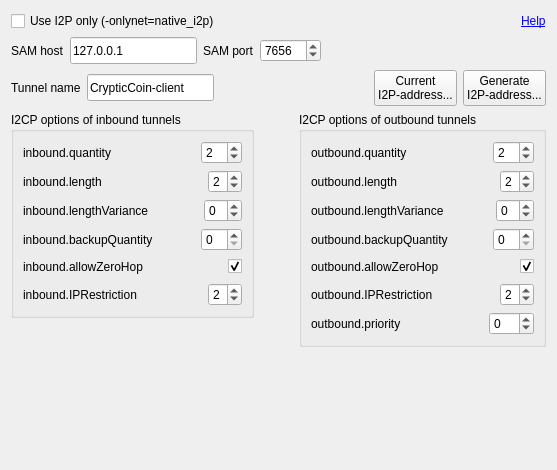
<?xml version="1.0" encoding="UTF-8"?>
<ui version="4.0">
 <class>I2POptionsWidget</class>
 <widget class="QWidget" name="I2POptionsWidget">
  <property name="geometry">
   <rect>
    <x>0</x>
    <y>0</y>
    <width>557</width>
    <height>470</height>
   </rect>
  </property>
  <property name="windowTitle">
   <string>Form</string>
  </property>
  <layout class="QVBoxLayout" name="verticalLayout_5">
   <item>
    <layout class="QHBoxLayout" name="horizontalLayout_15">
     <item>
      <widget class="QCheckBox" name="checkBoxUseI2POnly">
       <property name="text">
        <string>Use I2P only (-onlynet=native_i2p)</string>
       </property>
      </widget>
     </item>
     <item>
      <spacer name="horizontalSpacer_15">
       <property name="orientation">
        <enum>Qt::Horizontal</enum>
       </property>
       <property name="sizeHint" stdset="0">
        <size>
         <width>40</width>
         <height>20</height>
        </size>
       </property>
      </spacer>
     </item>
     <item>
      <widget class="QLabel" name="label">
       <property name="toolTip">
        <string>http://www.i2p2.i2p/i2cp.html#options</string>
       </property>
       <property name="text">
        <string>&lt;a href=&quot;http://www.i2p2.i2p/i2cp.html#options&quot;&gt;Help&lt;/a&gt;</string>
       </property>
       <property name="textFormat">
        <enum>Qt::RichText</enum>
       </property>
       <property name="openExternalLinks">
        <bool>true</bool>
       </property>
       <property name="textInteractionFlags">
        <set>Qt::TextBrowserInteraction</set>
       </property>
      </widget>
     </item>
    </layout>
   </item>
   <item>
    <layout class="QHBoxLayout" name="horizontalLayout_16">
     <item>
      <widget class="QLabel" name="labelSAMHost">
       <property name="text">
        <string>SAM host</string>
       </property>
      </widget>
     </item>
     <item>
      <widget class="QLineEdit" name="lineEditSAMHost">
       <property name="sizePolicy">
        <sizepolicy hsizetype="Fixed" vsizetype="Fixed">
         <horstretch>0</horstretch>
         <verstretch>0</verstretch>
        </sizepolicy>
       </property>
       <property name="styleSheet">
        <string notr="true">
min-height: 25px;
max-height: 25px;
min-width: 125px;
max-width: 125px;</string>
       </property>
       <property name="text">
        <string>127.0.0.1</string>
       </property>
      </widget>
     </item>
     <item>
      <widget class="QLabel" name="labelSAMPort">
       <property name="text">
        <string>SAM port</string>
       </property>
      </widget>
     </item>
     <item>
      <widget class="QSpinBox" name="spinBoxSAMPort">
       <property name="minimum">
        <number>1</number>
       </property>
       <property name="maximum">
        <number>65535</number>
       </property>
       <property name="value">
        <number>7656</number>
       </property>
      </widget>
     </item>
     <item>
      <spacer name="horizontalSpacer_17">
       <property name="orientation">
        <enum>Qt::Horizontal</enum>
       </property>
       <property name="sizeHint" stdset="0">
        <size>
         <width>40</width>
         <height>20</height>
        </size>
       </property>
      </spacer>
     </item>
    </layout>
   </item>
   <item>
    <layout class="QHBoxLayout" name="horizontalLayout_17">
     <item>
      <widget class="QLabel" name="labelTunnelName">
       <property name="text">
        <string>Tunnel name</string>
       </property>
      </widget>
     </item>
     <item>
      <widget class="QLineEdit" name="lineEditTunnelName">
       <property name="sizePolicy">
        <sizepolicy hsizetype="Preferred" vsizetype="Fixed">
         <horstretch>0</horstretch>
         <verstretch>0</verstretch>
        </sizepolicy>
       </property>
       <property name="minimumSize">
        <size>
         <width>127</width>
         <height>27</height>
        </size>
       </property>
       <property name="styleSheet">
        <string notr="true">
min-height: 25px;
max-height: 25px;
min-width: 125px;
max-width: 125px;</string>
       </property>
       <property name="text">
        <string>CrypticCoin-client</string>
       </property>
      </widget>
     </item>
     <item>
      <spacer name="horizontalSpacer_18">
       <property name="orientation">
        <enum>Qt::Horizontal</enum>
       </property>
       <property name="sizeHint" stdset="0">
        <size>
         <width>40</width>
         <height>20</height>
        </size>
       </property>
      </spacer>
     </item>
     <item>
      <widget class="QPushButton" name="pushButtonCurrentI2PAddress">
       <property name="text">
        <string>Current
I2P-address...</string>
       </property>
      </widget>
     </item>
     <item>
      <widget class="QPushButton" name="pushButtonGenerateI2PAddress">
       <property name="text">
        <string>Generate
I2P-address...</string>
       </property>
      </widget>
     </item>
    </layout>
   </item>
   <item>
    <layout class="QHBoxLayout" name="horizontalLayout_14">
     <item>
      <layout class="QVBoxLayout" name="verticalLayout_4">
       <item>
        <widget class="QGroupBox" name="groupBoxInbound">
         <property name="title">
          <string>I2CP options of inbound tunnels</string>
         </property>
         <layout class="QVBoxLayout" name="verticalLayout">
          <item>
           <layout class="QHBoxLayout" name="horizontalLayout">
            <item>
             <widget class="QLabel" name="labelInboundQuantity">
              <property name="text">
               <string>inbound.quantity </string>
              </property>
             </widget>
            </item>
            <item>
             <spacer name="horizontalSpacer">
              <property name="orientation">
               <enum>Qt::Horizontal</enum>
              </property>
              <property name="sizeHint" stdset="0">
               <size>
                <width>40</width>
                <height>20</height>
               </size>
              </property>
             </spacer>
            </item>
            <item>
             <widget class="QSpinBox" name="spinBoxInboundQuantity">
              <property name="minimum">
               <number>1</number>
              </property>
              <property name="maximum">
               <number>16</number>
              </property>
              <property name="value">
               <number>2</number>
              </property>
             </widget>
            </item>
           </layout>
          </item>
          <item>
           <layout class="QHBoxLayout" name="horizontalLayout_2">
            <item>
             <widget class="QLabel" name="labelInboundLength">
              <property name="text">
               <string>inbound.length </string>
              </property>
             </widget>
            </item>
            <item>
             <spacer name="horizontalSpacer_2">
              <property name="orientation">
               <enum>Qt::Horizontal</enum>
              </property>
              <property name="sizeHint" stdset="0">
               <size>
                <width>40</width>
                <height>20</height>
               </size>
              </property>
             </spacer>
            </item>
            <item>
             <widget class="QSpinBox" name="spinBoxInboundLength">
              <property name="minimum">
               <number>0</number>
              </property>
              <property name="maximum">
               <number>7</number>
              </property>
              <property name="value">
               <number>2</number>
              </property>
             </widget>
            </item>
           </layout>
          </item>
          <item>
           <layout class="QHBoxLayout" name="horizontalLayout_3">
            <item>
             <widget class="QLabel" name="labelInboundLengthVariance">
              <property name="text">
               <string>inbound.lengthVariance</string>
              </property>
             </widget>
            </item>
            <item>
             <spacer name="horizontalSpacer_3">
              <property name="orientation">
               <enum>Qt::Horizontal</enum>
              </property>
              <property name="sizeHint" stdset="0">
               <size>
                <width>40</width>
                <height>20</height>
               </size>
              </property>
             </spacer>
            </item>
            <item>
             <widget class="QSpinBox" name="spinBoxInboundLengthVariance">
              <property name="minimum">
               <number>-7</number>
              </property>
              <property name="maximum">
               <number>7</number>
              </property>
             </widget>
            </item>
           </layout>
          </item>
          <item>
           <layout class="QHBoxLayout" name="horizontalLayout_4">
            <item>
             <widget class="QLabel" name="labelInboundBackupQuality">
              <property name="text">
               <string>inbound.backupQuantity </string>
              </property>
             </widget>
            </item>
            <item>
             <spacer name="horizontalSpacer_4">
              <property name="orientation">
               <enum>Qt::Horizontal</enum>
              </property>
              <property name="sizeHint" stdset="0">
               <size>
                <width>40</width>
                <height>20</height>
               </size>
              </property>
             </spacer>
            </item>
            <item>
             <widget class="QSpinBox" name="spinBoxInboundBackupQuality"/>
            </item>
           </layout>
          </item>
          <item>
           <layout class="QHBoxLayout" name="horizontalLayout_5">
            <item>
             <widget class="QLabel" name="labelInboundAllowZeroHop">
              <property name="text">
               <string>inbound.allowZeroHop </string>
              </property>
             </widget>
            </item>
            <item>
             <spacer name="horizontalSpacer_5">
              <property name="orientation">
               <enum>Qt::Horizontal</enum>
              </property>
              <property name="sizeHint" stdset="0">
               <size>
                <width>40</width>
                <height>20</height>
               </size>
              </property>
             </spacer>
            </item>
            <item>
             <widget class="QCheckBox" name="checkBoxInboundAllowZeroHop">
              <property name="checked">
               <bool>true</bool>
              </property>
             </widget>
            </item>
           </layout>
          </item>
          <item>
           <layout class="QHBoxLayout" name="horizontalLayout_6">
            <item>
             <widget class="QLabel" name="labelInboundIPRestriction">
              <property name="text">
               <string>inbound.IPRestriction</string>
              </property>
             </widget>
            </item>
            <item>
             <spacer name="horizontalSpacer_6">
              <property name="orientation">
               <enum>Qt::Horizontal</enum>
              </property>
              <property name="sizeHint" stdset="0">
               <size>
                <width>40</width>
                <height>20</height>
               </size>
              </property>
             </spacer>
            </item>
            <item>
             <widget class="QSpinBox" name="spinBoxInboundIPRestriction">
              <property name="maximum">
               <number>4</number>
              </property>
              <property name="value">
               <number>2</number>
              </property>
             </widget>
            </item>
           </layout>
          </item>
         </layout>
        </widget>
       </item>
       <item>
        <spacer name="verticalSpacer">
         <property name="orientation">
          <enum>Qt::Vertical</enum>
         </property>
         <property name="sizeHint" stdset="0">
          <size>
           <width>20</width>
           <height>40</height>
          </size>
         </property>
        </spacer>
       </item>
      </layout>
     </item>
     <item>
      <spacer name="horizontalSpacer_14">
       <property name="orientation">
        <enum>Qt::Horizontal</enum>
       </property>
       <property name="sizeHint" stdset="0">
        <size>
         <width>40</width>
         <height>20</height>
        </size>
       </property>
      </spacer>
     </item>
     <item>
      <layout class="QVBoxLayout" name="verticalLayout_3">
       <item>
        <widget class="QGroupBox" name="groupBoxOutbound">
         <property name="title">
          <string>I2CP options of outbound tunnels</string>
         </property>
         <layout class="QVBoxLayout" name="verticalLayout_2">
          <item>
           <layout class="QHBoxLayout" name="horizontalLayout_7">
            <item>
             <widget class="QLabel" name="labelOutboundQuantity">
              <property name="text">
               <string>outbound.quantity </string>
              </property>
             </widget>
            </item>
            <item>
             <spacer name="horizontalSpacer_7">
              <property name="orientation">
               <enum>Qt::Horizontal</enum>
              </property>
              <property name="sizeHint" stdset="0">
               <size>
                <width>40</width>
                <height>20</height>
               </size>
              </property>
             </spacer>
            </item>
            <item>
             <widget class="QSpinBox" name="spinBoxOutboundQuantity">
              <property name="minimum">
               <number>1</number>
              </property>
              <property name="value">
               <number>2</number>
              </property>
             </widget>
            </item>
           </layout>
          </item>
          <item>
           <layout class="QHBoxLayout" name="horizontalLayout_8">
            <item>
             <widget class="QLabel" name="labelOutboundLength">
              <property name="text">
               <string>outbound.length </string>
              </property>
             </widget>
            </item>
            <item>
             <spacer name="horizontalSpacer_8">
              <property name="orientation">
               <enum>Qt::Horizontal</enum>
              </property>
              <property name="sizeHint" stdset="0">
               <size>
                <width>40</width>
                <height>20</height>
               </size>
              </property>
             </spacer>
            </item>
            <item>
             <widget class="QSpinBox" name="spinBoxOutboundLength">
              <property name="maximum">
               <number>7</number>
              </property>
              <property name="value">
               <number>2</number>
              </property>
             </widget>
            </item>
           </layout>
          </item>
          <item>
           <layout class="QHBoxLayout" name="horizontalLayout_9">
            <item>
             <widget class="QLabel" name="labelOutboundLengthVariance">
              <property name="text">
               <string>outbound.lengthVariance</string>
              </property>
             </widget>
            </item>
            <item>
             <spacer name="horizontalSpacer_9">
              <property name="orientation">
               <enum>Qt::Horizontal</enum>
              </property>
              <property name="sizeHint" stdset="0">
               <size>
                <width>40</width>
                <height>20</height>
               </size>
              </property>
             </spacer>
            </item>
            <item>
             <widget class="QSpinBox" name="spinBoxOutboundLengthVariance">
              <property name="minimum">
               <number>-7</number>
              </property>
              <property name="maximum">
               <number>7</number>
              </property>
             </widget>
            </item>
           </layout>
          </item>
          <item>
           <layout class="QHBoxLayout" name="horizontalLayout_10">
            <item>
             <widget class="QLabel" name="labelOutboundBackupQuantity">
              <property name="text">
               <string>outbound.backupQuantity</string>
              </property>
             </widget>
            </item>
            <item>
             <spacer name="horizontalSpacer_10">
              <property name="orientation">
               <enum>Qt::Horizontal</enum>
              </property>
              <property name="sizeHint" stdset="0">
               <size>
                <width>40</width>
                <height>20</height>
               </size>
              </property>
             </spacer>
            </item>
            <item>
             <widget class="QSpinBox" name="spinBoxOutboundBackupQuantity"/>
            </item>
           </layout>
          </item>
          <item>
           <layout class="QHBoxLayout" name="horizontalLayout_11">
            <item>
             <widget class="QLabel" name="labelAllowZeroHop">
              <property name="text">
               <string>outbound.allowZeroHop </string>
              </property>
             </widget>
            </item>
            <item>
             <spacer name="horizontalSpacer_11">
              <property name="orientation">
               <enum>Qt::Horizontal</enum>
              </property>
              <property name="sizeHint" stdset="0">
               <size>
                <width>40</width>
                <height>20</height>
               </size>
              </property>
             </spacer>
            </item>
            <item>
             <widget class="QCheckBox" name="checkBoxAllowZeroHop">
              <property name="checked">
               <bool>true</bool>
              </property>
             </widget>
            </item>
           </layout>
          </item>
          <item>
           <layout class="QHBoxLayout" name="horizontalLayout_12">
            <item>
             <widget class="QLabel" name="labelOutboundIPRestriction">
              <property name="text">
               <string>outbound.IPRestriction</string>
              </property>
             </widget>
            </item>
            <item>
             <spacer name="horizontalSpacer_12">
              <property name="orientation">
               <enum>Qt::Horizontal</enum>
              </property>
              <property name="sizeHint" stdset="0">
               <size>
                <width>40</width>
                <height>20</height>
               </size>
              </property>
             </spacer>
            </item>
            <item>
             <widget class="QSpinBox" name="spinBoxOutboundIPRestriction">
              <property name="maximum">
               <number>4</number>
              </property>
              <property name="value">
               <number>2</number>
              </property>
             </widget>
            </item>
           </layout>
          </item>
          <item>
           <layout class="QHBoxLayout" name="horizontalLayout_13">
            <item>
             <widget class="QLabel" name="labelOutboundPriority">
              <property name="text">
               <string>outbound.priority</string>
              </property>
             </widget>
            </item>
            <item>
             <spacer name="horizontalSpacer_13">
              <property name="orientation">
               <enum>Qt::Horizontal</enum>
              </property>
              <property name="sizeHint" stdset="0">
               <size>
                <width>40</width>
                <height>20</height>
               </size>
              </property>
             </spacer>
            </item>
            <item>
             <widget class="QSpinBox" name="spinBoxOutboundPriority">
              <property name="minimum">
               <number>-25</number>
              </property>
              <property name="maximum">
               <number>25</number>
              </property>
             </widget>
            </item>
           </layout>
          </item>
         </layout>
        </widget>
       </item>
       <item>
        <spacer name="verticalSpacer_2">
         <property name="orientation">
          <enum>Qt::Vertical</enum>
         </property>
         <property name="sizeHint" stdset="0">
          <size>
           <width>20</width>
           <height>40</height>
          </size>
         </property>
        </spacer>
       </item>
      </layout>
     </item>
    </layout>
   </item>
  </layout>
 </widget>
 <tabstops>
  <tabstop>checkBoxUseI2POnly</tabstop>
  <tabstop>lineEditSAMHost</tabstop>
  <tabstop>spinBoxSAMPort</tabstop>
  <tabstop>lineEditTunnelName</tabstop>
  <tabstop>pushButtonCurrentI2PAddress</tabstop>
  <tabstop>pushButtonGenerateI2PAddress</tabstop>
  <tabstop>spinBoxInboundQuantity</tabstop>
  <tabstop>spinBoxInboundLength</tabstop>
  <tabstop>spinBoxInboundLengthVariance</tabstop>
  <tabstop>spinBoxInboundBackupQuality</tabstop>
  <tabstop>checkBoxInboundAllowZeroHop</tabstop>
  <tabstop>spinBoxInboundIPRestriction</tabstop>
  <tabstop>spinBoxOutboundQuantity</tabstop>
  <tabstop>spinBoxOutboundLength</tabstop>
  <tabstop>spinBoxOutboundLengthVariance</tabstop>
  <tabstop>spinBoxOutboundBackupQuantity</tabstop>
  <tabstop>checkBoxAllowZeroHop</tabstop>
  <tabstop>spinBoxOutboundIPRestriction</tabstop>
  <tabstop>spinBoxOutboundPriority</tabstop>
 </tabstops>
 <resources/>
 <connections/>
</ui>
